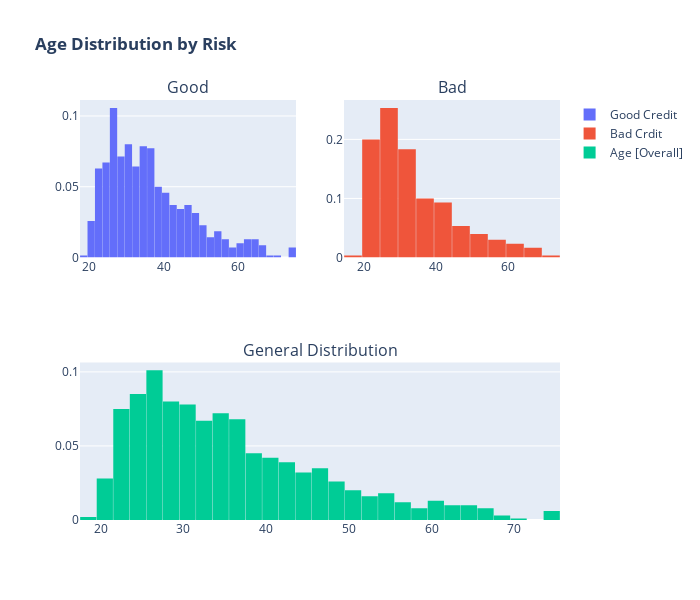

The code cell stored with this chart in its notebook:
### Code cell
trace1 = go.Histogram(
    x=good_credit,
    histnorm='probability',
    name='Good Credit'
)

trace2 = go.Histogram(
    x=bad_credit,
    histnorm='probability',
    name='Bad Crdit'
)

trace3 = go.Histogram(
    x=age_dist,
    histnorm='probability',
    name='Age [Overall]'
)

fig = make_subplots(
    rows=2, cols=2, specs=[[{}, {}], [{'colspan':2}, None]],
    subplot_titles=('Good', 'Bad', 'General Distribution')
)

fig.add_traces(trace1, 1,1)
fig.add_traces(trace2,1,2)
fig.add_traces(trace3, 2,1)

fig.update_layout(title='<b>Age Distribution by Risk</b>', bargap=0.02, width=700, height=600)
fig.show()

### Figure 1 — Plotly figure (JSON) as saved in the notebook; plotly's stock layout.template omitted (floating-point values rounded to 4 significant figures; data arrays with more than 128 entries replaced by an {"elided": "..."} marker saying what was removed)
{"data": [{"histnorm": "probability", "name": "Good Credit", "type": "histogram", "x": {"elided": "700 int values"}, "xaxis": "x", "yaxis": "y"}, {"histnorm": "probability", "name": "Bad Crdit", "type": "histogram", "x": {"elided": "300 int values"}, "xaxis": "x2", "yaxis": "y2"}, {"histnorm": "probability", "name": "Age [Overall]", "type": "histogram", "x": {"elided": "1000 int values"}, "xaxis": "x3", "yaxis": "y3"}], "layout": {"annotations": [{"font": {"size": 16}, "showarrow": false, "text": "Good", "x": 0.225, "xanchor": "center", "xref": "paper", "y": 1, "yanchor": "bottom", "yref": "paper"}, {"font": {"size": 16}, "showarrow": false, "text": "Bad", "x": 0.775, "xanchor": "center", "xref": "paper", "y": 1, "yanchor": "bottom", "yref": "paper"}, {"font": {"size": 16}, "showarrow": false, "text": "General Distribution", "x": 0.5, "xanchor": "center", "xref": "paper", "y": 0.375, "yanchor": "bottom", "yref": "paper"}], "bargap": 0.02, "height": 600, "title": {"text": "<b>Age Distribution by Risk</b>"}, "width": 700, "xaxis": {"anchor": "y", "domain": [0, 0.45]}, "xaxis2": {"anchor": "y2", "domain": [0.55, 1]}, "xaxis3": {"anchor": "y3", "domain": [0, 1]}, "yaxis": {"anchor": "x", "domain": [0.625, 1]}, "yaxis2": {"anchor": "x2", "domain": [0.625, 1]}, "yaxis3": {"anchor": "x3", "domain": [0, 0.375]}}}
